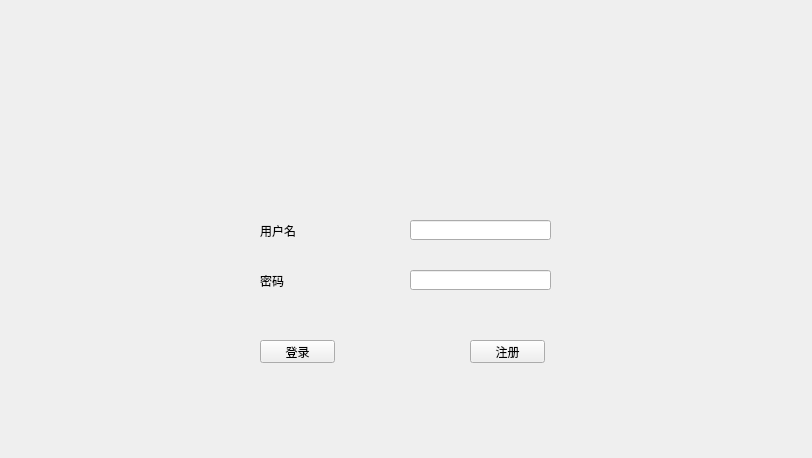
<?xml version="1.0" encoding="UTF-8"?>
<ui version="4.0">
 <class>Form</class>
 <widget class="QWidget" name="Form">
  <property name="geometry">
   <rect>
    <x>0</x>
    <y>0</y>
    <width>812</width>
    <height>458</height>
   </rect>
  </property>
  <property name="windowTitle">
   <string>Form</string>
  </property>
  <widget class="QWidget" name="widget" native="true">
   <property name="geometry">
    <rect>
     <x>0</x>
     <y>0</y>
     <width>801</width>
     <height>451</height>
    </rect>
   </property>
   <widget class="QPushButton" name="B1">
    <property name="geometry">
     <rect>
      <x>260</x>
      <y>340</y>
      <width>75</width>
      <height>23</height>
     </rect>
    </property>
    <property name="text">
     <string>登录</string>
    </property>
   </widget>
   <widget class="QLineEdit" name="T1">
    <property name="geometry">
     <rect>
      <x>410</x>
      <y>220</y>
      <width>141</width>
      <height>20</height>
     </rect>
    </property>
   </widget>
   <widget class="QLabel" name="label">
    <property name="geometry">
     <rect>
      <x>260</x>
      <y>220</y>
      <width>81</width>
      <height>21</height>
     </rect>
    </property>
    <property name="text">
     <string>用户名</string>
    </property>
   </widget>
   <widget class="QLabel" name="label_2">
    <property name="geometry">
     <rect>
      <x>260</x>
      <y>270</y>
      <width>81</width>
      <height>21</height>
     </rect>
    </property>
    <property name="text">
     <string>密码</string>
    </property>
   </widget>
   <widget class="QLineEdit" name="T2">
    <property name="geometry">
     <rect>
      <x>410</x>
      <y>270</y>
      <width>141</width>
      <height>20</height>
     </rect>
    </property>
   </widget>
   <widget class="QPushButton" name="B2">
    <property name="geometry">
     <rect>
      <x>470</x>
      <y>340</y>
      <width>75</width>
      <height>23</height>
     </rect>
    </property>
    <property name="text">
     <string>注册</string>
    </property>
   </widget>
  </widget>
 </widget>
 <resources/>
 <connections/>
</ui>
